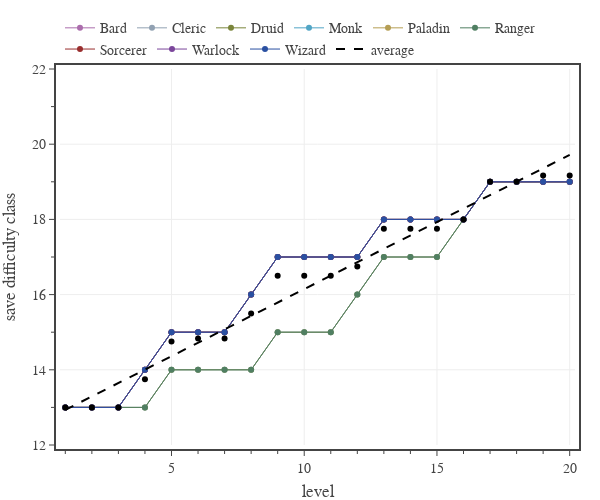

Notebook source saved alongside this figure:
### Code cell
# Plots save difficulty class for each class.
# create figure
fig = go.Figure(
    layout=go.Layout(
        template=tfb.FIG_TEMPLATE,
        xaxis=dict(
            title_text='level',
            range=[0.8, 20.2],
            tick0=0, dtick=5,
            minor=dict(tick0=0, dtick=1),
        ),
        yaxis=dict(
            title_text='save difficulty class',
            range=[12, 22],
            tick0=0, dtick=2,
            minor=dict(tick0=0, dtick=1),
        ),
        legend=dict(
            yanchor='bottom',  y=1.01,
            xanchor='left', x=0.00,
            bgcolor='rgba(0,0,0,0)',
            orientation='h',
            tracegroupgap=0,
        )
    )
)

# get PC data
exclude_pcs = ['Barbarian','Fighter','Rogue']
levels = list(range(1,21))
for c in pcs:
    if c in exclude_pcs: continue
    pc = pcs[c]
    dc = [pc.set_level(lvl).build().get_save_dc() for lvl in levels]
    fig.add_trace(go.Scatter(
        x=levels, 
        y=dc,
        mode='lines+markers', 
        line=dict(color=PC_CLASSES[c]['color'], width=1),
        marker=dict(color=PC_CLASSES[c]['color']),
        name=c,
        hovertemplate=
                f'<b>{c}</b><br>'+
                'level %{x:.0f}<br>'+
                'difficulty class %{y:.0f}'+
                '<extra></extra>'
    ))

# get PC data
levels = list(range(1,21))
dc_matrix = np.zeros([20,len(PC_CLASSES)])
pc_names = list(pcs.keys())
for i in range(len(pc_names)):
    if c in exclude_pcs: continue
    pc = pcs[pc_names[i]]
    dc_matrix[:,i] = np.array([pc.set_level(lvl).build().get_save_dc() for lvl in levels])

plot_data_and_fit(
    fig, 
    levels, np.mean(dc_matrix, axis=1), 
    name='average',
    legendgroup='average',
    line=dict(color='black', dash='dash'),
    hovertemplate=
            f'<b>Average</b><br>'+
            'level %{x:.0f}<br>'+
            'difficulty class %{y:.1f}'+
            '<extra></extra>',
    print_coefficients=True,
)

# show figure
fig.update_layout(width=600, height=500)
fig.show(config=tfb.FIG_CONFIG)

# save figures
if SAVEFIGS:
    fig.update_layout(autosize=True, width=None, height=None)
    tfb.save_fig_html(fig, format='large', name=f'./fig-dc-vs-level-large', style='aspect-ratio:600/550')
    tfb.save_fig_html(fig, format='small', name=f'./fig-dc-vs-level-small', style='aspect-ratio:600/550')

### Figure 1 — Plotly figure (JSON) as saved in the notebook; plotly's stock layout.template omitted (floating-point values rounded to 4 significant figures)
{"data": [{"hovertemplate": "<b>Bard</b><br>level %{x:.0f}<br>difficulty class %{y:.0f}<extra></extra>", "line": {"color": "#AB6DAC", "width": 1}, "marker": {"color": "#AB6DAC"}, "mode": "lines+markers", "name": "Bard", "type": "scatter", "x": [1, 2, 3, 4, 5, 6, 7, 8, 9, 10, 11, 12, 13, 14, 15, 16, 17, 18, 19, 20], "y": [13, 13, 13, 14, 15, 15, 15, 16, 17, 17, 17, 17, 18, 18, 18, 18, 19, 19, 19, 19]}, {"hovertemplate": "<b>Cleric</b><br>level %{x:.0f}<br>difficulty class %{y:.0f}<extra></extra>", "line": {"color": "#91A1B2", "width": 1}, "marker": {"color": "#91A1B2"}, "mode": "lines+markers", "name": "Cleric", "type": "scatter", "x": [1, 2, 3, 4, 5, 6, 7, 8, 9, 10, 11, 12, 13, 14, 15, 16, 17, 18, 19, 20], "y": [13, 13, 13, 14, 15, 15, 15, 16, 17, 17, 17, 17, 18, 18, 18, 18, 19, 19, 19, 19]}, {"hovertemplate": "<b>Druid</b><br>level %{x:.0f}<br>difficulty class %{y:.0f}<extra></extra>", "line": {"color": "#7A853B", "width": 1}, "marker": {"color": "#7A853B"}, "mode": "lines+markers", "name": "Druid", "type": "scatter", "x": [1, 2, 3, 4, 5, 6, 7, 8, 9, 10, 11, 12, 13, 14, 15, 16, 17, 18, 19, 20], "y": [13, 13, 13, 14, 15, 15, 15, 16, 17, 17, 17, 17, 18, 18, 18, 18, 19, 19, 19, 19]}, {"hovertemplate": "<b>Monk</b><br>level %{x:.0f}<br>difficulty class %{y:.0f}<extra></extra>", "line": {"color": "#51A5C5", "width": 1}, "marker": {"color": "#51A5C5"}, "mode": "lines+markers", "name": "Monk", "type": "scatter", "x": [1, 2, 3, 4, 5, 6, 7, 8, 9, 10, 11, 12, 13, 14, 15, 16, 17, 18, 19, 20], "y": [13, 13, 13, 13, 14, 14, 14, 14, 15, 15, 15, 16, 17, 17, 17, 18, 19, 19, 19, 19]}, {"hovertemplate": "<b>Paladin</b><br>level %{x:.0f}<br>difficulty class %{y:.0f}<extra></extra>", "line": {"color": "#B59E54", "width": 1}, "marker": {"color": "#B59E54"}, "mode": "lines+markers", "name": "Paladin", "type": "scatter", "x": [1, 2, 3, 4, 5, 6, 7, 8, 9, 10, 11, 12, 13, 14, 15, 16, 17, 18, 19, 20], "y": [13, 13, 13, 13, 14, 14, 14, 14, 15, 15, 15, 16, 17, 17, 17, 18, 19, 19, 19, 19]}, {"hovertemplate": "<b>Ranger</b><br>level %{x:.0f}<br>difficulty class %{y:.0f}<extra></extra>", "line": {"color": "#507F62", "width": 1}, "marker": {"color": "#507F62"}, "mode": "lines+markers", "name": "Ranger", "type": "scatter", "x": [1, 2, 3, 4, 5, 6, 7, 8, 9, 10, 11, 12, 13, 14, 15, 16, 17, 18, 19, 20], "y": [13, 13, 13, 13, 14, 14, 14, 14, 15, 15, 15, 16, 17, 17, 17, 18, 19, 19, 19, 19]}, {"hovertemplate": "<b>Sorcerer</b><br>level %{x:.0f}<br>difficulty class %{y:.0f}<extra></extra>", "line": {"color": "#992E2E", "width": 1}, "marker": {"color": "#992E2E"}, "mode": "lines+markers", "name": "Sorcerer", "type": "scatter", "x": [1, 2, 3, 4, 5, 6, 7, 8, 9, 10, 11, 12, 13, 14, 15, 16, 17, 18, 19, 20], "y": [13, 13, 13, 14, 15, 15, 15, 16, 17, 17, 17, 17, 18, 18, 18, 18, 19, 19, 19, 19]}, {"hovertemplate": "<b>Warlock</b><br>level %{x:.0f}<br>difficulty class %{y:.0f}<extra></extra>", "line": {"color": "#7B469B", "width": 1}, "marker": {"color": "#7B469B"}, "mode": "lines+markers", "name": "Warlock", "type": "scatter", "x": [1, 2, 3, 4, 5, 6, 7, 8, 9, 10, 11, 12, 13, 14, 15, 16, 17, 18, 19, 20], "y": [13, 13, 13, 14, 15, 15, 15, 16, 17, 17, 17, 17, 18, 18, 18, 18, 19, 19, 19, 19]}, {"hovertemplate": "<b>Wizard</b><br>level %{x:.0f}<br>difficulty class %{y:.0f}<extra></extra>", "line": {"color": "#2A50A1", "width": 1}, "marker": {"color": "#2A50A1"}, "mode": "lines+markers", "name": "Wizard", "type": "scatter", "x": [1, 2, 3, 4, 5, 6, 7, 8, 9, 10, 11, 12, 13, 14, 15, 16, 17, 18, 19, 20], "y": [13, 13, 13, 14, 15, 15, 15, 16, 17, 17, 17, 17, 18, 18, 18, 18, 19, 19, 19, 19]}, {"hovertemplate": "<b>Average</b><br>level %{x:.0f}<br>difficulty class %{y:.1f}<extra></extra>", "legendgroup": "average", "line": {"color": "black", "dash": "dash"}, "mode": "markers", "name": "average", "showlegend": false, "type": "scatter", "x": [1, 2, 3, 4, 5, 6, 7, 8, 9, 10, 11, 12, 13, 14, 15, 16, 17, 18, 19, 20], "y": [13, 13, 13, 13.75, 14.75, 14.83, 14.83, 15.5, 16.5, 16.5, 16.5, 16.75, 17.75, 17.75, 17.75, 18, 19, 19, 19.17, 19.17]}, {"hoverinfo": "skip", "hovertemplate": "<b>Average</b><br>level %{x:.0f}<br>difficulty class %{y:.1f}<extra></extra>", "legendgroup": "average", "line": {"color": "black", "dash": "dash"}, "mode": "lines", "name": "average", "showlegend": true, "type": "scatter", "x": [1, 2, 3, 4, 5, 6, 7, 8, 9, 10, 11, 12, 13, 14, 15, 16, 17, 18, 19, 20], "y": [12.93, 13.29, 13.65, 14.01, 14.36, 14.72, 15.08, 15.43, 15.79, 16.15, 16.5, 16.86, 17.22, 17.57, 17.93, 18.29, 18.64, 19.0, 19.36, 19.72]}], "layout": {"height": 500, "legend": {"bgcolor": "rgba(0,0,0,0)", "orientation": "h", "tracegroupgap": 0, "x": 0, "xanchor": "left", "y": 1.01, "yanchor": "bottom"}, "width": 600, "xaxis": {"dtick": 5, "minor": {"dtick": 1, "tick0": 0}, "range": [0.8, 20.2], "tick0": 0, "title": {"text": "level"}}, "yaxis": {"dtick": 2, "minor": {"dtick": 1, "tick0": 0}, "range": [12, 22], "tick0": 0, "title": {"text": "save difficulty class"}}}}
